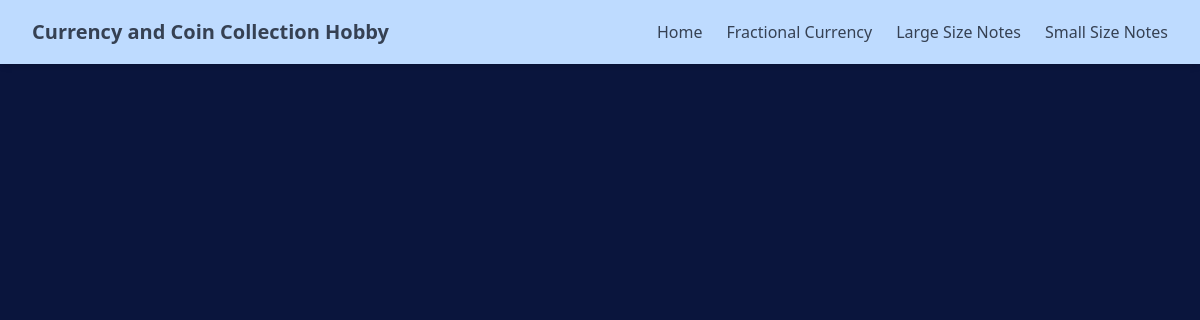
Page /small_size_notes/ on the earlier database version.
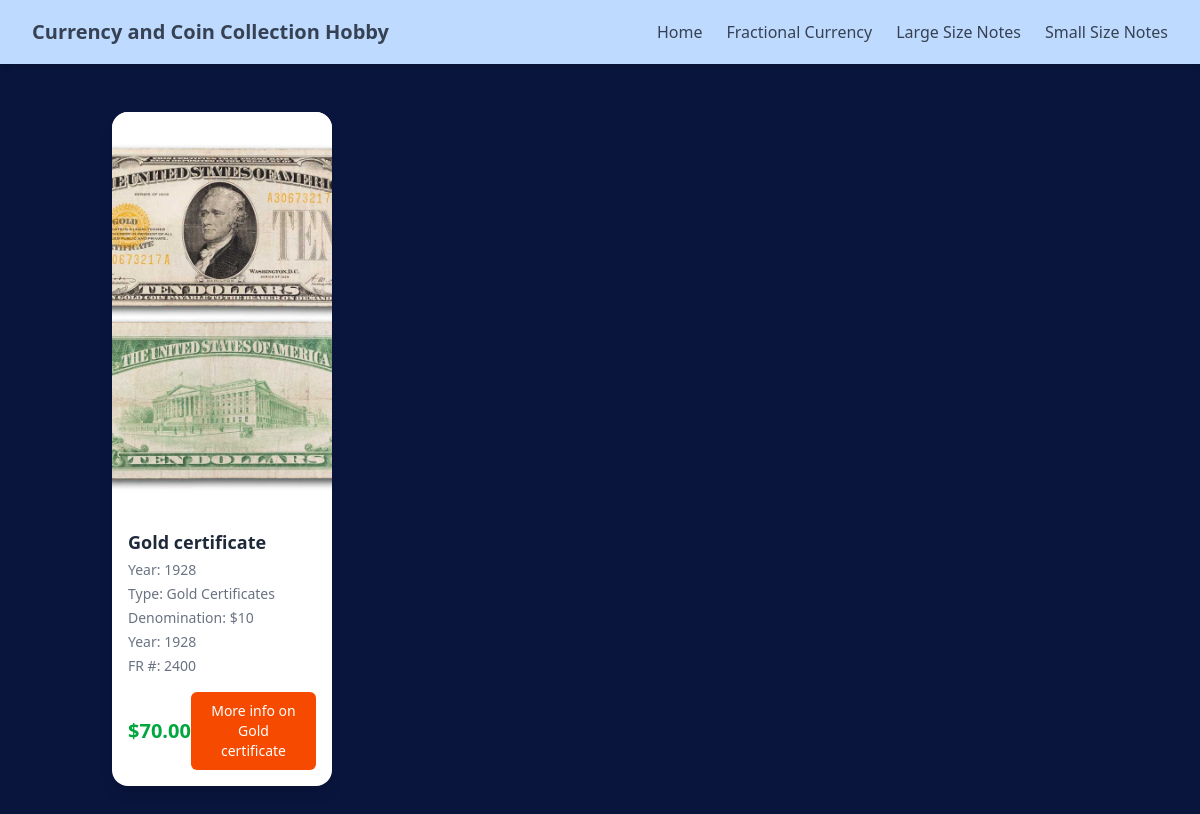
Same page on the later database version.
### small_size_notes/models.py (models this page shows, shortened)
class smallSizeCurrencyVariety(models.Model):
    SMALL_SIZE_TYPE = [
        ('Gold Certificates', 'Gold Certificates'),
        ('Silver Certificates', 'Silver Certificates'),
        ('Legal Tender', 'Legal Tender'),
        ('Federal Reserve Bank Note', 'Federal Reserve Bank Note'),
        ('Federal Reserve Note5', 'Federal Reserve Note'),
        ('Treasury or Coin Note', 'Treasury or Coin Note'),
        ('National Bank Note', 'National Bank Note'),
    ]
    DENOMINATION = [
        ('$1',  'One Dollars'),
        ('$2',  'Two Dollars'),
        ('$5',  'Five Dollars'),
        ('$10', 'Ten Dollars'),
        ('$20', 'Twenty Dollars'),
        ('$50', 'Fifty Dollars'),
        ('$50', 'Hundred Dollars'),
    ]
    name = models.CharField(max_length=100)
    year = models.CharField(max_length=100, default='2025')
    fr_number = models.IntegerField(default=0, help_text="Fr Number.")
    serial_number = models.CharField(default='', max_length=32)
    price_paid = models.DecimalField(max_digits=10, decimal_places=2, default=0.00)
    image = models.ImageField(upload_to='small_size_notes_inventory/')
    date_added = models.DateTimeField(default=timezone.now)
    denomination = models.CharField(max_length=5, choices=DENOMINATION)
    type = models.CharField(max_length=25, choices=SMALL_SIZE_TYPE)
    description = models.TextField(default='')

### small_size_notes/views.py (the view)
# urls.py: path('', views.all_smallsize_notes, name='all_small_size_notes'),
def all_smallsize_notes(request):
    smallnotes = smallSizeCurrencyVariety.objects.all()
    return render(request, 'small_size_notes/all_small_size.html', { 'smallnotes': smallnotes })

### small_size_notes/templates/small_size_notes/all_small_size.html (shortened to what this page needs)
{% extends "layout.html" %}
{% block content %}
<div class="container mx-auto px-6 py-12">
    <div class="grid gap-8 sm:grid-cols-2 md:grid-cols-3 lg:grid-cols-4">
        {% for smallnote in smallnotes  %}
            <div class="bg-white shadow-lg rounded-2xl overflow-hidden group hover:shadow-2xl transition-shadow duration-300">
                <div class="relative">
                    <img
                        src="{{smallnote.image.url}}" alt="{{ smallnote.name }}"
                        class="w-full h-100 object-cover group-hover:scale-105 transition-transform duration-300"
                    >
                </div>
                <div class="p-4">
                    <h3 class="text-lg font-semibold text-gray-800">{{ smallnote.name }}</h3>
                    <p class="text-sm text-gray-500 line-clamp-2 mt-1">Year: {{ smallnote.year }}</p>
                    <p class="text-sm text-gray-500 line-clamp-2 mt-1">Type: {{ smallnote.type }}</p>
                    <p class="text-sm text-gray-500 line-clamp-2 mt-1">Denomination: {{ smallnote.denomination }}</p>
                    <p class="text-sm text-gray-500 line-clamp-2 mt-1">Year: {{ smallnote.year }}</p>
                    <p class="text-sm text-gray-500 line-clamp-2 mt-1">FR #: {{ smallnote.fr_number }}</p>
                    <div class="mt-4 flex items-center justify-between">
                        <span class="text-xl font-bold text-green-600">${{ smallnote.price_paid }}</span>
                        <a href="{% url 'smallnote_detail' smallnote.id %}">
                            <button
                                class="inline-flex items-center w-[100%] justify-center px-4 py-2 border border-transparent text-sm font-medium rounded-md
                                text-white bg-orange-600 hover:bg-amber-500 focus:outline-none focus:ring-2 focus:ring-offset-2 focus:ring-orange-500"
                            >
                               More info on {{smallnote.name}}
                            </button>
                        </a>
                    </div>
                </div>
            </div>
        {% endfor %}
    </div>
</div>
{% endblock %}

Differences in the rows shown:
added smallSizeCurrencyVariety: image (picture), name "Gold certificate", year "1928", type "Gold Certificates", denomination "$10", fr_number "2400", price_paid "70.00"
